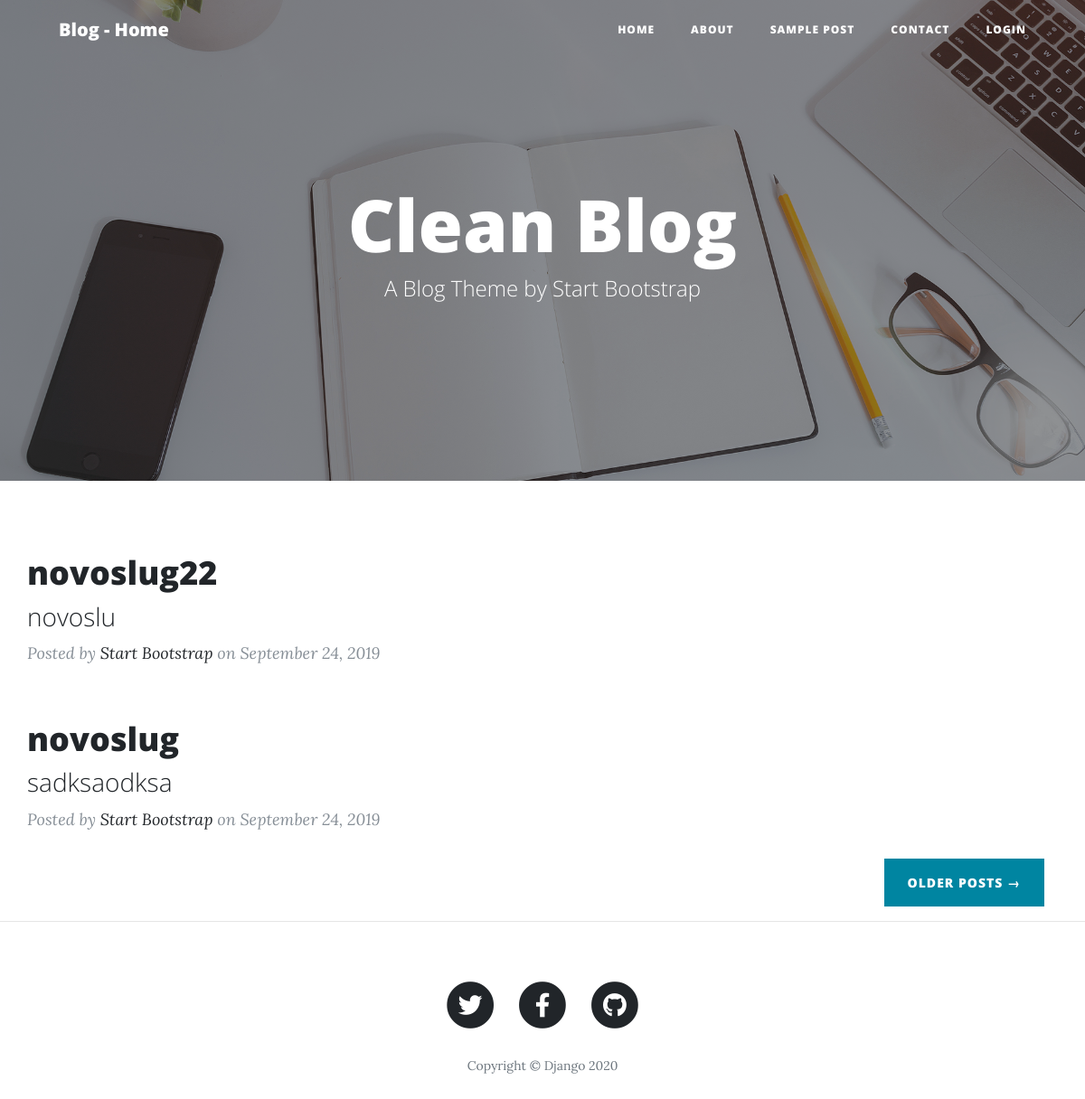
Before: / with the older database file.
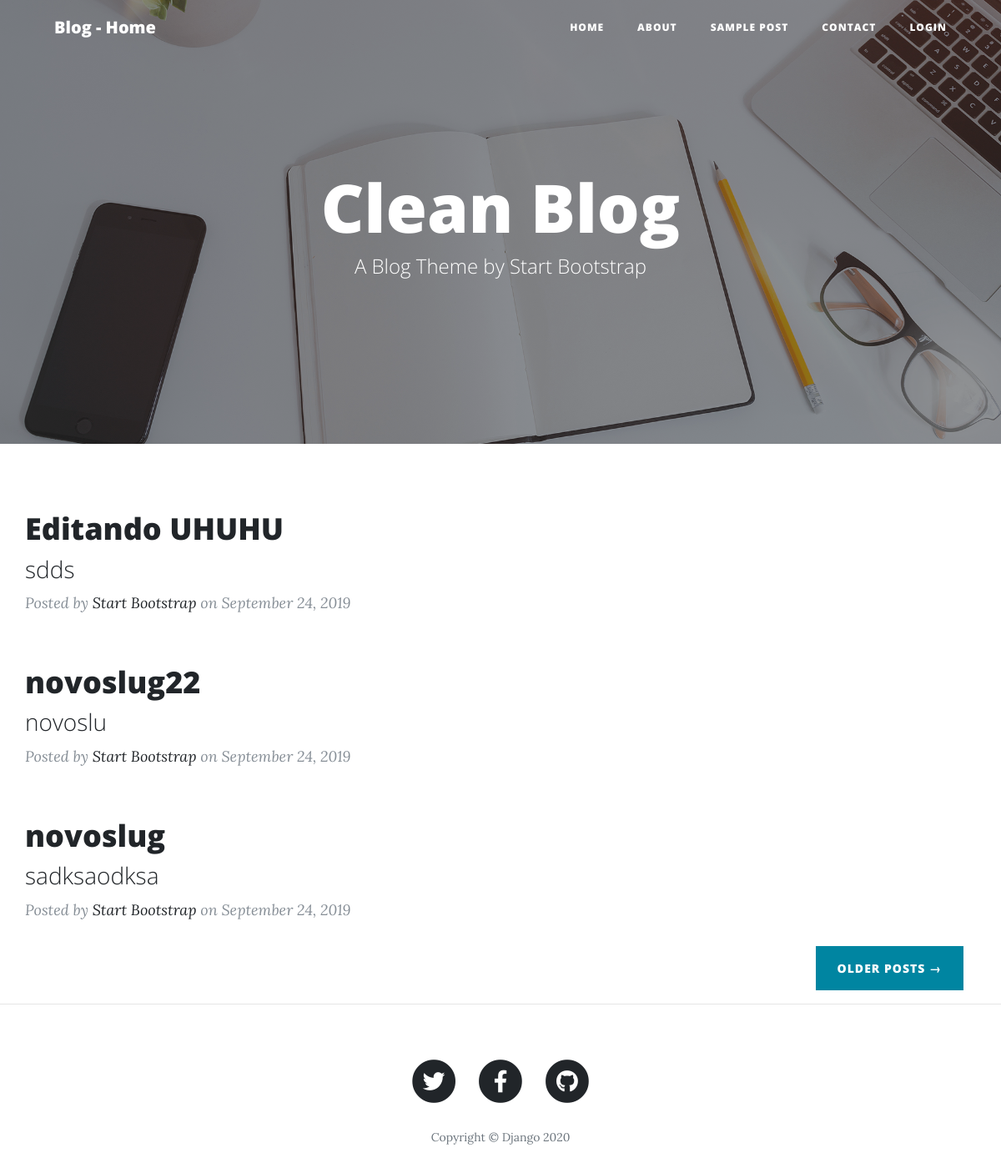
After: the same page with the newer database file.
### blog/models.py (models this page shows, shortened)
class Post(models.Model):
    STATUS  =   (
        ('rascunho','Rascunho'),
        ('publicado','Publicado'),
    )
    title  =   models.CharField(max_length=250)
    slug    =   models.SlugField(max_length=250)#http://site.com/noticias/campeonato-braisleiro-2020/01/02/2020
    author  =   models.ForeignKey(User,
                                    on_delete=models.CASCADE)
    content =   models.TextField()
    published = models.DateTimeField(default=timezone.now)
    created =   models.DateTimeField(auto_now_add=True)
    changed =   models.DateTimeField(auto_now=True)
    status  =   models.CharField(max_length=10,
                                    choices=STATUS,
                                    default='rascunhos')
    objects = models.Manager()
    publish = PublishedManager()
    def get_absolute_url(self):
        return reverse('post_detail', args=[self.slug])
    class Meta:
        ordering = ('-published',)

### blog/views.py (the view)
# urls.py: path('', views.BlogListView.as_view(),name='home'),
class BlogListView(ListView):
    model = Post
    template_name = 'blog/home.html'

### blog/templates/blog/home.html (shortened to what this page needs)
{% extends 'base.html' %}
{% block content %}
{% for post in object_list %}
    <div class="row">
        <div class="post-preview">
          <a href="{{ post.get_absolute_url}}">
            <h2 class="post-title">
              {{post.title}}
            </h2>
            <h3 class="post-subtitle">
            {{post.content}}
            </h3>
          </a>
          <p class="post-meta">Posted by
            <a href="#">Start Bootstrap</a>
            on September 24, 2019</p>
        </div>
    </div>
{% endfor %}
        <div class="clearfix">
          <a class="btn btn-primary float-right" href="#">Older Posts &rarr;</a>
        </div>
{% endblock content %}

Changed rows visible on the page:
added Post: title "Editando UHUHU", content "sdds"
